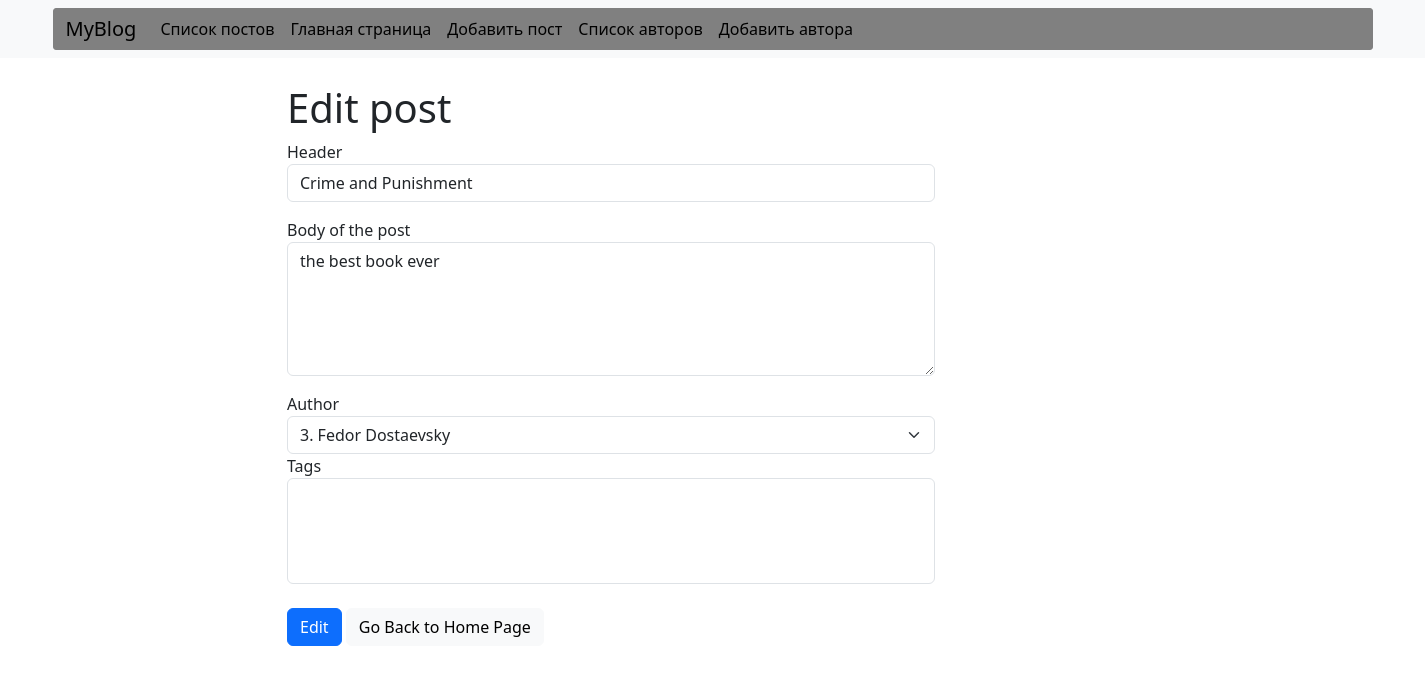
The page /post/update/1 on the database as committed earlier.
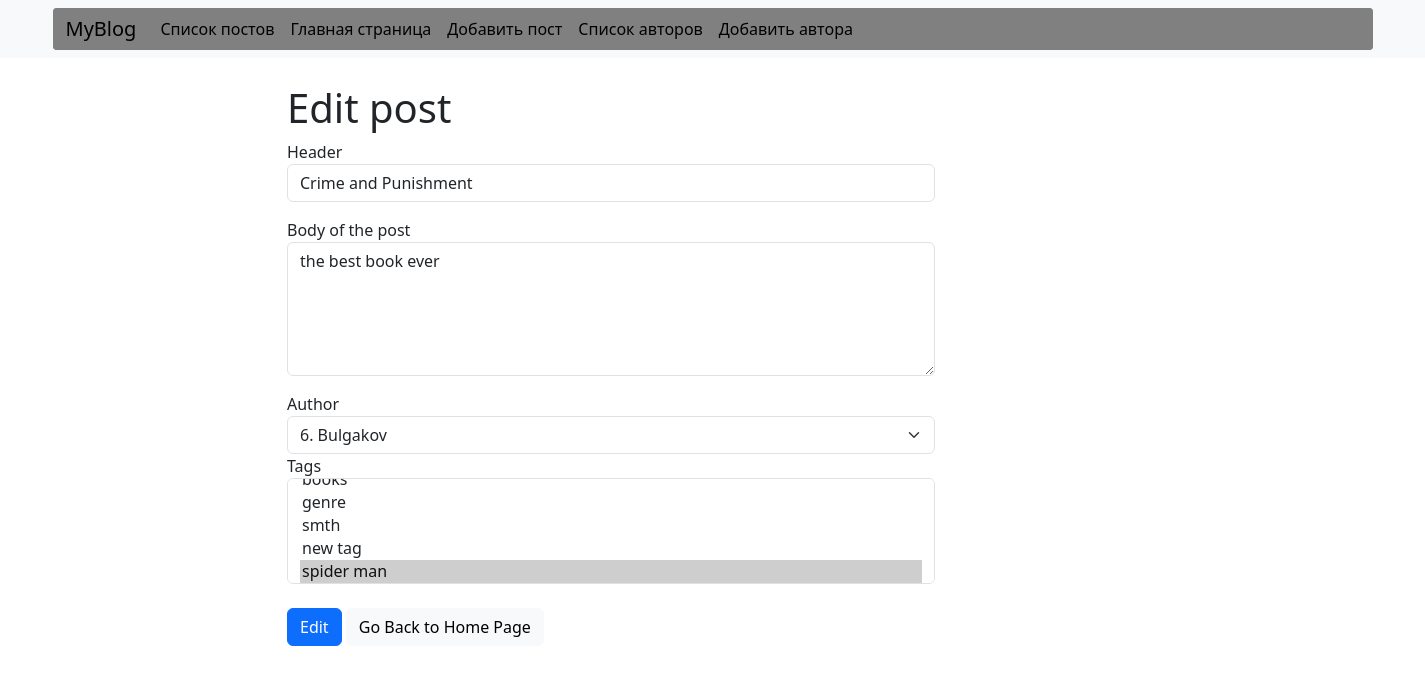
The same page on the database as committed later.
### personal_blog/models.py (models this page shows, shortened)
class Post(models.Model):
    title = models.CharField (max_length=200, null=False, blank=False, verbose_name="Header")
    body = models.TextField (max_length = 3000, null=False, blank=False, verbose_name="Body of the post", validators=[at_least_3, ])
    author = models.ForeignKey(Author, on_delete=models.CASCADE, verbose_name="Author", null=False, blank=False)
    tags = models.ManyToManyField(
        'personal_blog.Tag',
        related_name='posts',
        blank=True
    )
    created_at = models.DateTimeField(auto_now_add=True, verbose_name="Created Data")
    updated_at = models.DateTimeField(auto_now=True, verbose_name="Updated Data")
    class Meta:
        pass

### personal_blog/views/post_views_functions.py (the view, shortened to what this page needs)
# urls.py: path('update/<int:pk>', post_update_view, name="post_update"),
def post_update_view(request, *args, **kwargs):
    post = get_object_or_404(Post, pk=kwargs.get('pk'))
    if request.method == "GET":
        form = PostForm(initial={
            'title': post.title,
            'body': post.body,
            'author': post.author,
            'tags': post.tags.all()
        })
        return render(request, 'posts/update.html', context={'form': form, 'post': post})

### personal_blog/forms.py (shortened to what this page needs)
class PostForm(forms.ModelForm):
    class Meta:
        model = Post
        fields = '__all__'  # ['title', 'body' ... ] smth like size
        widgets = {
            'title': forms.TextInput(attrs={'class': 'form-control mb-3', 'placeholder' : 'Title'}),
            'body': forms.Textarea(attrs={'class': 'form-control mb-3', 'rows':'5', 'placeholder' : 'Body'}),
            'author': forms.Select(attrs={'class': 'form-select', 'placeholder': 'Author'}),
            'tags': forms.SelectMultiple(attrs={'class': 'form-select'})
        }

### personal_blog/models.py (called while the page is built)
    def __str__(self):  # method str like in java
        return f"{self.pk}. {self.name}"

    def __str__(self):
        return f"{self.name}"

### templates/posts/update.html
{% extends 'base.html' %}
{% block content %}
          <h1>Edit post</h1>
        <form action="{% url 'post_update' post.pk %}" method="POST">
            {% include 'partials/post_form.html' %}
            <button type="submit" class="btn btn-primary mt-4">Edit</button>
            <a href="{% url 'home_page' %}" type="submit" class="btn btn-light mt-4">Go Back to Home Page</a>
        </form>
{% endblock %}

### templates/partials/post_form.html (shortened to what this page needs)
            <div class = "w-50">
                {% for field in form %}
                <label for="{{ field.id_for_label }}">{{ field.label }}</label>
                {{ field }}
            {% endfor %}
            </div>

Rows that differ between the two databases and show on the page:
changed Post "Crime and Punishment": author "3. Fedor Dostaevsky" → "6. Bulgakov"
Other text that changed with them:
form field tags: (not shown) → "genre / smth / new tag / spider man ☑"
